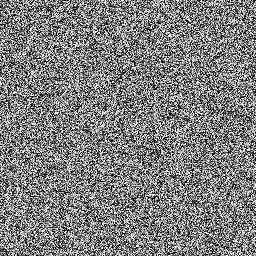
#> input picture Algorithm/data/ciphertext/airplane.tiff, 256 x 256 px; its folder holds 4 pictures in this run
$ python decryption.py
#> lines starting #> are read from the running program, lines starting #| are printed output that depends on the picture
import os
import cv2
import numpy as np

# =========================================================================
# 1. KOMPONEN ALGORITMA DEKRIPSI (INVERS MATEMATIS)
# =========================================================================

def lfsr(seed, taps, length):
    """Membangkitkan ulang pseudo-random bit LFSR yang sama dengan enkripsi"""
    sr = seed
    output = []
    for _ in range(length):
        bit = 0
        for t in taps:
            bit ^= (sr >> t) & 1
        sr = (sr >> 1) | (bit << 7)
        output.append(sr & 1)
    return output

def logistic_map(x0, r, size):
    """Membangkitkan ulang chaotic sequence dengan seed x0 yang dinamis"""
    x = np.zeros(size)
    x[0] = x0
    for i in range(1, size):
        x[i] = r * x[i-1] * (1 - x[i-1])
    return x

def decrypt_image(img_cipher, plaintext_factor):
    """
    Fungsi utama untuk mendekripsi citra (Ciphertext -> Plaintext)
    """
    rows, cols = img_cipher.shape
    size = rows * cols
    backward_enc = [int(p) for p in img_cipher.flatten()]

    # Rekonstruksi Kunci Dinamis berdasarkan parameter plaintext_factor
    x0_modified = (0.123456789 + plaintext_factor) % 1.0
    if x0_modified == 0.0:
        x0_modified = 0.5

    # Bangkitkan kembali deret chaos dan matriks indeks pengacakan
    chaos = logistic_map(x0_modified, 3.99, size)
    indices = np.argsort(chaos)

    # Bangkitkan kembali keystream LFSR
    key_stream = lfsr(0b10101010, [7, 5, 4, 3], size)
    key_stream = [int(k * 255) for k in key_stream]

    # Langkah I: Reverse Backward Diffusion
    forward_enc = [0] * size
    prev = 0
    for i in reversed(range(size)):
        forward_enc[i] = (backward_enc[i] - prev) % 256
        prev = backward_enc[i]

    # Langkah II: Reverse Forward Diffusion
    shuffled = [0] * size
    prev = 0
    for i in range(size):
        chaos_val = int(chaos[i] * 255)
        shuffled[i] = (forward_enc[i] - key_stream[i] - chaos_val - prev) % 256
        prev = forward_enc[i]

    # Langkah III: De-shuffling (Mengembalikan urutan posisi piksel semula)
    flat_decrypted = [0] * size
    for i in range(size):
        flat_decrypted[indices[i]] = shuffled[i]

    return np.array(flat_decrypted, dtype=np.uint8).reshape(rows, cols)


# =========================================================================
# 2. RUNTIME EKSEKUSI OTOMATIS DENGAN PEMBACAAN FILE KUNCI
# =========================================================================

FOLDER_CIPHER = "data/ciphertext"
FOLDER_DEKRIPSI = "data/decrypted"
FILE_CATATAN = "catatan_kunci.txt"

if __name__ == "__main__":
    if not os.path.exists(FOLDER_DEKRIPSI):
        os.makedirs(FOLDER_DEKRIPSI)

    if not os.path.exists(FOLDER_CIPHER):
        print(f"Error: Folder '{FOLDER_CIPHER}' tidak ditemukan.")
        exit()

    # Membaca file catatan_kunci.txt secara dinamis menggunakan fungsi exec() Python
    dari_data_pengujian = {}
    if os.path.exists(FILE_CATATAN):
        try:
            with open(FILE_CATATAN, "r") as f:
                konten = f.read()
                # Eksekusi string python ke dalam local scope dictionary
                lokal = {}
                exec(konten, {}, lokal)
                if "DARI_DATA_PENGUJIAN" in lokal:
                    dari_data_pengujian = lokal["DARI_DATA_PENGUJIAN"]
            print(f"[INFO] Berhasil memuat file kunci otomatis '{FILE_CATATAN}'")
        except Exception as e:
            print(f"[PERINGATAN] Gagal membaca file kunci karena: {e}. Menggunakan fallback.")
    else:
        print(f"[PERINGATAN] File '{FILE_CATATAN}' tidak ditemukan. Menggunakan fallback.")

    print("\nPROSES DEKRIPSI CITRA SEDANG BERJALAN...")
    print("=" * 70)

    berhasil = 0
    for filename in os.listdir(FOLDER_CIPHER):
        if not filename.lower().endswith((".tif", ".tiff", ".png", ".jpg", ".jpeg")):
            continue

        path_cipher = os.path.join(FOLDER_CIPHER, filename)
        img_cipher = cv2.imread(path_cipher, cv2.IMREAD_GRAYSCALE)
#> img_cipher is the input picture: shape (256, 256); min 0, max 255, mean 127.4

        if img_cipher is None:
            continue

        rows, cols = img_cipher.shape
#> rows = 256; cols = 256

        # Mengambil nilai parameter kunci dinamis dari file catatan
        if filename in dari_data_pengujian:
            total_sum_asli = dari_data_pengujian[filename]
            plaintext_factor = total_sum_asli / (255.0 * rows * cols)
        else:
            # Fallback jika nama file tidak terdata di berkas catatan_kunci.txt
            plaintext_factor = np.sum(img_cipher) / (255.0 * rows * cols)
#> plaintext_factor = 0.5

        # Eksekusi fungsi dekripsi
        img_plain = decrypt_image(img_cipher, plaintext_factor)
#> in decrypt_image, `backward_enc = [int(p) for p in img_cipher.flatten()]`: backward_enc = 65536 items
#> in decrypt_image, `x0_modified = (0.123456789 + plaintext_factor) % 1.0`: x0_modified = 0.623
#> the loop in decrypt_image, `for i in reversed(range(size)):` made 65536 passes
#> prev on passes 1 to 3: 140, 197, 112
#> after the loop in decrypt_image, `for i in reversed(range(size)):`: forward_enc = 65536 items
#> the loop in decrypt_image, `for i in range(size):` made 65536 passes
#> (chaos_val, prev) on passes 1 to 3: (158, 180), (238, 222), (59, 148)
#> in decrypt_image, `return np.array(flat_decrypted, dtype=np.uint8).reshape(rows, cols)`:
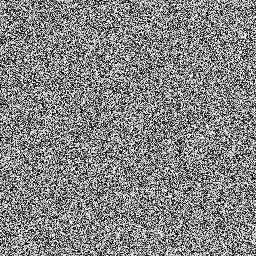
#> returned value: shape (256, 256); min 0, max 255, mean 132.1

        # Simpan hasil pemulihan citra ke folder tujuan
        path_output = os.path.join(FOLDER_DEKRIPSI, f"decrypted_{filename}")
        cv2.imwrite(path_output, img_plain)

        print(f"[SUKSES] Dekripsi: {filename} -> 'decrypted_{filename}'")
        berhasil += 1
#> pass 2 of the loop `for filename in os.listdir(FOLDER_CIPHER):`:
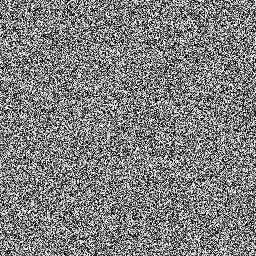
#> input picture Algorithm/data/ciphertext/baboon.tiff, 256 x 256 px
#> img_cipher is the input picture: shape (256, 256); min 0, max 255, mean 127.1
#> plaintext_factor = 0.498
#> x0_modified = 0.622
#> the loop in decrypt_image (call 2), `for i in reversed(range(size)):` made 65536 passes
#> prev on passes 1 to 3: 190, 53, 9
#> the loop in decrypt_image (call 2), `for i in range(size):` made 65536 passes
#> (chaos_val, prev) on passes 1 to 3: (158, 83), (239, 169), (58, 151)
#> in decrypt_image (call 2), `return np.array(flat_decrypted, dtype=np.uint8).reshape(rows, cols)`:
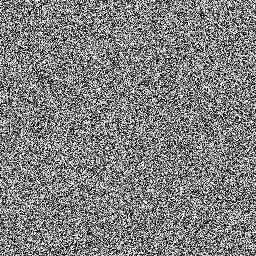
#> returned value: shape (256, 256); min 0, max 255, mean 127.6
#> pass 3 of the loop `for filename in os.listdir(FOLDER_CIPHER):`:
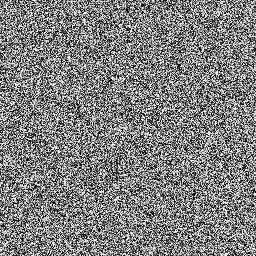
#> input picture Algorithm/data/ciphertext/bridge.tiff, 256 x 256 px
#> img_cipher is the input picture: shape (256, 256); min 0, max 255, mean 127.6
#> plaintext_factor = 0.5
#> x0_modified = 0.624
#> in decrypt_image (call 3), `return np.array(flat_decrypted, dtype=np.uint8).reshape(rows, cols)`:
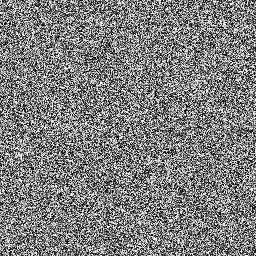
#> returned value: shape (256, 256); min 0, max 255, mean 126.7
#> the loop made 4 passes; the first 3 are shown

    print("=" * 70)
    print(f"Selesai! Total {berhasil} citra berhasil didekripsi ke folder '{FOLDER_DEKRIPSI}'.")
